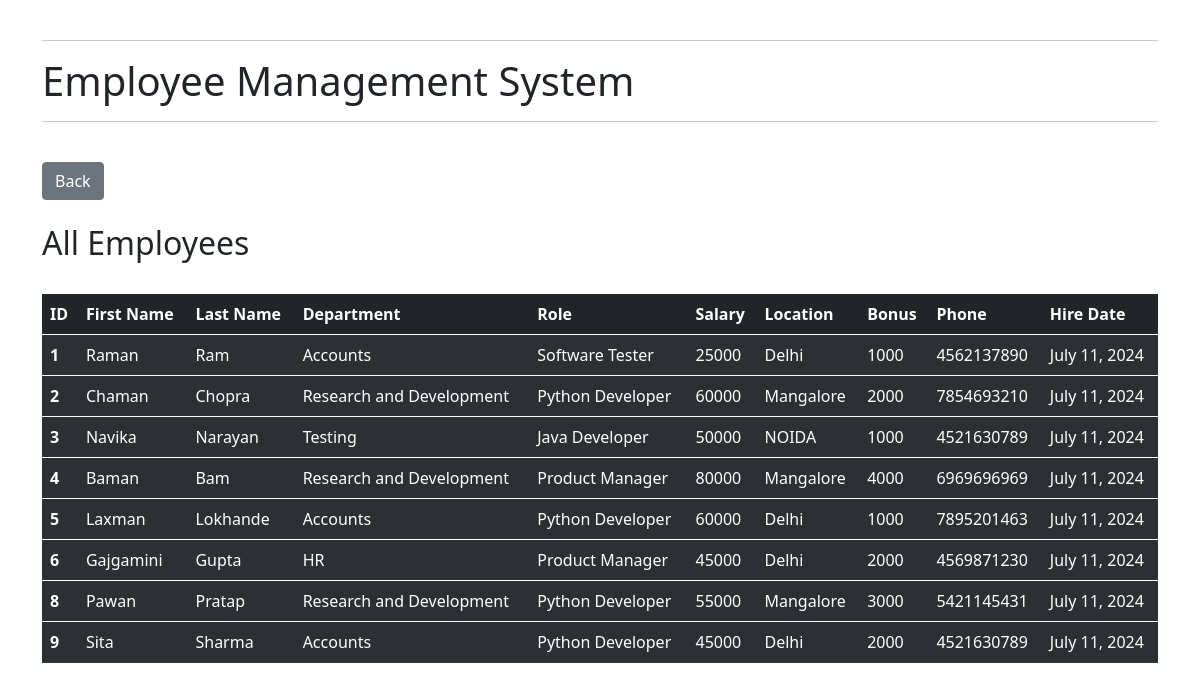
Page /allEmployees on the committed database.
### empApp/models.py (models this page shows, shortened)
class Employee(models.Model):
    firstname = models.CharField(max_length=50, null=False)
    lastname = models.CharField(max_length=50)
    dept = models.ForeignKey(Department, on_delete=models.CASCADE)
    salary = models.IntegerField(default=0)
    bonus = models.IntegerField(default=0)
    role = models.ForeignKey(Role, on_delete=models.CASCADE)
    phone = models.IntegerField(default=0)
    hire_date = models.DateField()

class Department(models.Model):
    name = models.CharField(max_length=50, null=False)
    location = models.CharField(max_length=100)
    def __str__(self) -> str:
        return self.name

class Role(models.Model):
    name = models.CharField(max_length=50, null=False)
    def __str__(self) -> str:
        return self.name

### empApp/views.py (the view)
# urls.py: path('allEmployees', views.allEmployees, name="all"),
def allEmployees(request):
    emp = Employee.objects.all()
    context = {
        "emps": emp
    }
    return render(request, 'allEmployees.html', context)

### empApp/templates/allEmployees.html (shortened to what this page needs)
<!doctype html>
<html lang="en">
  <head>
    <link href="https://cdn.jsdelivr.net/npm/bootstrap@5.0.2/dist/css/bootstrap.min.css" rel="stylesheet">
  </head>
  <body>
    <div class="container"><br><hr>
        <h1>Employee Management System</h1><hr><br>
        <a class="btn btn-secondary" href="/" role="button">Back</a>
        <br><br>
        <h2>All Employees</h2><br>
        <table class="table table-dark table-striped">
            <thead>
                <tr>
                  <th scope="col">ID</th>
                  <th scope="col">First Name</th>
                  <th scope="col">Last Name</th>
                  <th scope="col">Department</th>
                  <th scope="col">Role</th>
                  <th scope="col">Salary</th>
                  <th scope="col">Location</th>
                  <th scope="col">Bonus</th>
                  <th scope="col">Phone</th>
                  <th scope="col">Hire Date</th>
                </tr>
              </thead>
              {% for emp in emps %}
              <tbody>
                <tr>
                  <th scope="row">{{emp.id}}</th>
                  <td>{{emp.firstname}}</td>
                  <td>{{emp.lastname}}</td>
                  <td>{{emp.dept}}</td>
                  <td>{{emp.role}}</td>
                  <td>{{emp.salary}}</td>
                  <td>{{emp.dept.location}}</td>
                  <td>{{emp.bonus}}</td>
                  <td>{{emp.phone}}</td>
                  <td>{{emp.hire_date}}</td>
                </tr>
               {% endfor %}
              </tbody>
          </table>
      </div>
  </body>
</html>

### rows in the picture
Employee: id "1", firstname "Raman", lastname "Ram", dept "Accounts", role "Software Tester", salary "25000", dept.location "Delhi", bonus "1000", phone "4562137890", hire_date "July 11, 2024"
Employee: id "2", firstname "Chaman", lastname "Chopra", dept "Research and Development", role "Python Developer", salary "60000", dept.location "Mangalore", bonus "2000", phone "7854693210", hire_date "July 11, 2024"
Employee: id "3", firstname "Navika", lastname "Narayan", dept "Testing", role "Java Developer", salary "50000", dept.location "NOIDA", bonus "1000", phone "4521630789", hire_date "July 11, 2024"
Employee: id "4", firstname "Baman", lastname "Bam", dept "Research and Development", role "Product Manager", salary "80000", dept.location "Mangalore", bonus "4000", phone "6969696969", hire_date "July 11, 2024"
Employee: id "5", firstname "Laxman", lastname "Lokhande", dept "Accounts", role "Python Developer", salary "60000", dept.location "Delhi", bonus "1000", phone "7895201463", hire_date "July 11, 2024"
Employee: id "6", firstname "Gajgamini", lastname "Gupta", dept "HR", role "Product Manager", salary "45000", dept.location "Delhi", bonus "2000", phone "4569871230", hire_date "July 11, 2024"
Employee: id "8", firstname "Pawan", lastname "Pratap", dept "Research and Development", role "Python Developer", salary "55000", dept.location "Mangalore", bonus "3000", phone "5421145431", hire_date "July 11, 2024"
Employee: id "9", firstname "Sita", lastname "Sharma", dept "Accounts", role "Python Developer", salary "45000", dept.location "Delhi", bonus "2000", phone "4521630789", hire_date "July 11, 2024"
